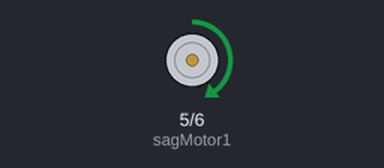
The sketch below on a simulated Arduino Uno, built with avr-gcc and run on an emulated ATmega328P. Shown: motor-driver pin pairs drawn as motors (green arrow = first pin HIGH = forward, orange = second pin HIGH = backward, longer = more drive).

Above: at 1.0 s.
At 3.0 s:
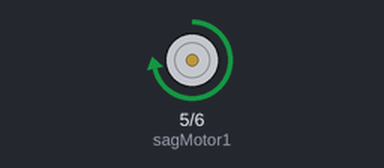
At 4.5 s:
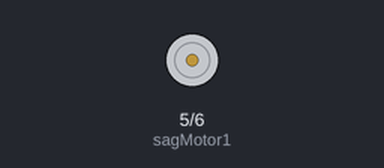
Timing chart, 0 to 5.8 s (numbered marks = the images above):
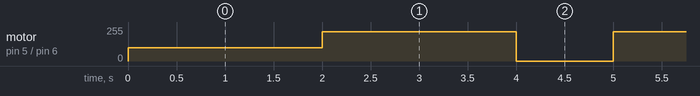

The sketch:

ders_3_motor_hiz_kontrol.ino
```cpp
// Ders 3 - Motor Hiz Kontrol
// Sag motor once yavas, sonra hizli calisir.

int sagMotor1 = 5;
int sagMotor2 = 6;

void setup() {
  pinMode(sagMotor1, OUTPUT);
  pinMode(sagMotor2, OUTPUT);
}

void loop() {
  analogWrite(sagMotor1, 100);
  digitalWrite(sagMotor2, LOW);
  delay(2000);

  analogWrite(sagMotor1, 220);
  digitalWrite(sagMotor2, LOW);
  delay(2000);

  digitalWrite(sagMotor1, LOW);
  digitalWrite(sagMotor2, LOW);
  delay(1000);
}
```

Measured:
- by itself, motor on pin 5 (sagMotor1) / pin 6 (sagMotor2): stopped → forward 100/255 at 0.00 s, → forward 220/255 2.0 s later, → stopped 2.0 s later, → forward 220/255 1.0 s later, … (54 changes in this stretch)
